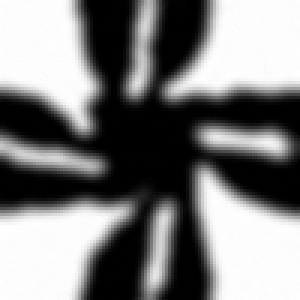
#> input picture src/SynthMorph/Tools/test.png, 100 x 100 px (shown 3 times larger)
$ python ImgProcess.py test.png test.png
#> lines starting #> are read from the running program, lines starting #| are printed output that depends on the picture; after the words box and inside, x2 and y2 are one past the last pixel; in counts of white or black regions, pixels touching at a corner belong together
# -*- coding: utf-8 -*-
"""
Created on Tue Dec 16 13:44:26 2025

@author: Administrator
"""

import os
import cv2
import sys
import numpy as np
from scipy.ndimage import gaussian_filter
import matplotlib.pyplot as plt
import xlwt


def Picture_Load(image_path):

#> called with image_path = 'test.png'
    if image_path == None:
        image_path = input("Please enter the image path: ").strip()

    if not os.path.exists(image_path):
        print(f"Error: File '{image_path}' does not exist")
        return None

    # Read image
    image = cv2.imread(image_path)
#> image is the input picture: shape (100, 100, 3); min 0, max 254, mean 126.1

    if image is None:
        print(f"Error: Unable to load image '{image_path}', please check the file format")
        return None

    # Get image size
    height, width = image.shape[:2]
#> height = 100; width = 100
    print(f"Image size: {width}×{height} pixels")
#| Image size: 100×100 pixels

    # Check if image size is 100x100, if not, automatically resize
    if width != 100 or height != 100:
        print(f"Image size is not 100×100 pixels, but {width}×{height} pixels, automatically resizing to 100×100 pixels")
        # Resize to 100x100 using bilinear interpolation
        image = cv2.resize(image, (100, 100), interpolation=cv2.INTER_LINEAR)
        print("✓ Automatically resized to 100×100 pixels")
    else:
        print("✓ Image size meets requirements (100×100 pixels)")

    # Convert to single-channel grayscale image
    if len(image.shape) == 3:
        gray_image = cv2.cvtColor(image, cv2.COLOR_BGR2GRAY)
        print("✓ Converted to single-channel grayscale image")
    else:
        gray_image = image
        print("✓ Image is already single-channel")

    # Check the range of the grayscale image and convert to a 0-1 density matrix
    # Normalize according to the brightness range of the input image
    min_val = np.min(gray_image)
#> min_val = 0
    max_val = np.max(gray_image)
#> max_val = 254

    if max_val > min_val:
        # Normalize to 0-1 range
        density_matrix = (gray_image.astype(np.float32) -
                          min_val) / (max_val - min_val)
        print(f"✓ Normalized to 0-1 range (original range: {min_val}-{max_val})")
#| ✓ Normalized to 0-1 range (original range: 0-254)
    else:
        # If all pixel values are the same, create an all-0 or all-1 matrix
        density_matrix = np.zeros((100, 100), dtype=np.float32)
        if min_val > 0:
            density_matrix[:, :] = 1.0
        print("✓ Created constant value density matrix")
    return density_matrix

def from_image_to_contour(image_path, contour_path):


    density_data= Picture_Load(image_path)
    # Resize to target size (width, height)
    density_data = cv2.resize(
        density_data.astype(np.float32),  # Ensure data type is float32
        (1000, 1000),
        interpolation=cv2.INTER_LINEAR)

    # Create grayscale image (inverted: 1 means material, 0 means void)
    gray_image = density_data

    # Create 3×3 tiled image
    density_data_9 = np.tile(gray_image, (3, 3))
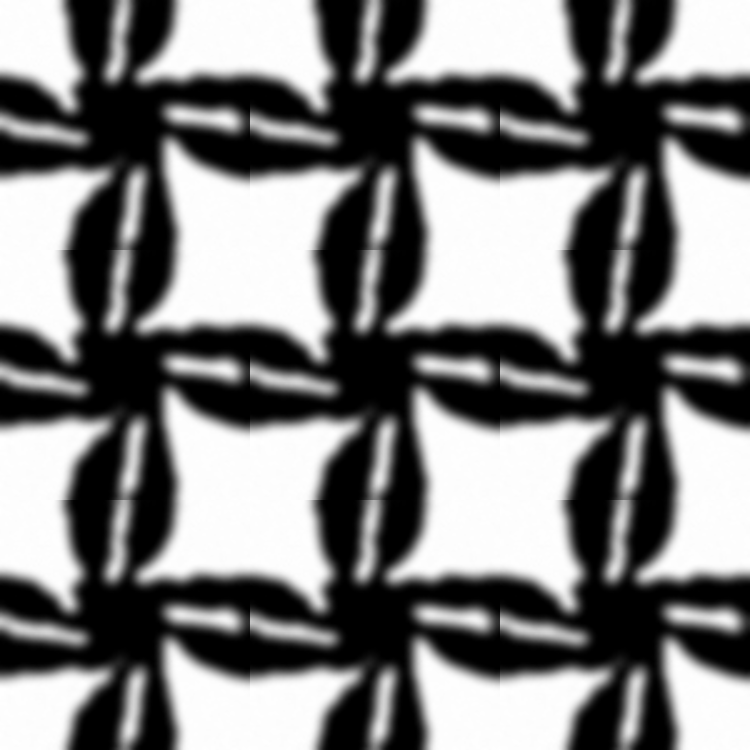
#> density_data_9: shape (3000, 3000) float32 (shown at 1/4 size); min 0, max 1, mean 0.497

    # plt.figure()
    # plt.imshow(density_data_9, cmap='gray')

    # Apply stronger blur (increase sigma value)
    smoothed_density = gaussian_filter(density_data_9, sigma=10.0, mode='wrap')  # Increase sigma value

    # plt.figure()
    # plt.imshow(smoothed_density, cmap='gray')

    # Crop the central region
    cut_density = smoothed_density[990:2010, 990:2010]
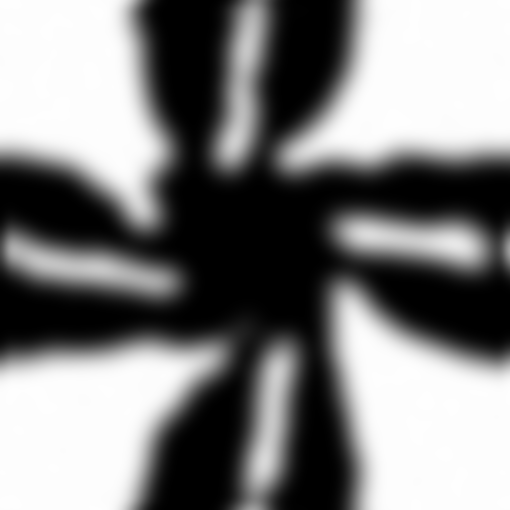
#> cut_density: shape (1020, 1020) float32 (shown at 1/2 size); min 0, max 0.998, mean 0.501

    plt.figure()
    plt.imshow(cut_density, cmap='gray')

    # Convert to 8-bit image
    cut_density_8bit = (cut_density * 255).astype(np.uint8)
    _, binary_image1 = cv2.threshold(cut_density_8bit, 127, 255, cv2.THRESH_BINARY)
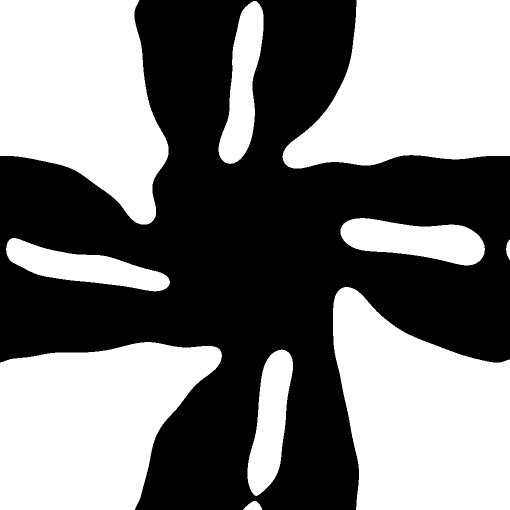
#> binary_image1: shape (1020, 1020) (shown at 1/2 size); 49.2% white; 10 white regions, largest, box (x1, y1, x2, y2) and area: (666, 574, 1020, 1020) 114726, (565, 0, 1020, 337) 113597, (0, 684, 444, 1020) 108909

    plt.figure()
    plt.imshow(binary_image1, cmap='gray')

    # Apply morphological operations to smooth boundaries (closing fills small holes, opening removes small noise)
    kernel = np.ones((3, 3), np.uint8)
    smoothed_binary = cv2.morphologyEx(binary_image1, cv2.MORPH_CLOSE, kernel)
    smoothed_binary = cv2.morphologyEx(smoothed_binary, cv2.MORPH_OPEN, kernel)
#> smoothed_binary: shape (1020, 1020); 49.2% white; 10 white regions

    # Find contours (detect only the outermost contours)
    contours, hierarchy = cv2.findContours(
        smoothed_binary,
        cv2.RETR_EXTERNAL,  # Only detect outer contours
        cv2.CHAIN_APPROX_NONE)
#> contours = 10 contours; largest, box (x1, y1, x2, y2) and area: (666, 574, 1020, 1020) 114030, (565, 0, 1020, 337) 112895, (0, 684, 444, 1020) 108243, (0, 0, 337, 449) 107688, (681, 436, 970, 531) 17548
    output_path = os.path.join(contour_path,"test.txt")
    f=open(output_path,'w')

    for i in range(len(contours)):
        contour_data=contours[i].squeeze(axis=1).tolist()

        for j in range(len(contour_data)):
            x, y = contour_data[j][0], contour_data[j][1]
            f.write(str(x/(1000.0/30.0))+'\t')
        f.write('\n')
        # Write y coordinates
        for j in range(len(contour_data)):
            x, y = contour_data[j][0], contour_data[j][1]
            f.write(str(y/(1000.0/30.0))+'\t')
        f.write('\n')
#> this loop made 10 passes

    f.close()

    print('Contour saved in '+ output_path)


if __name__=='__main__':
    import sys
    if len(sys.argv) != 3:
        print("Usage: python LLM_CAE_FE_1.py <image_path> <contour_path>")
        sys.exit(1)
    image_path = sys.argv[1]
    contour_path = sys.argv[2]
    from_image_to_contour(image_path, contour_path)
